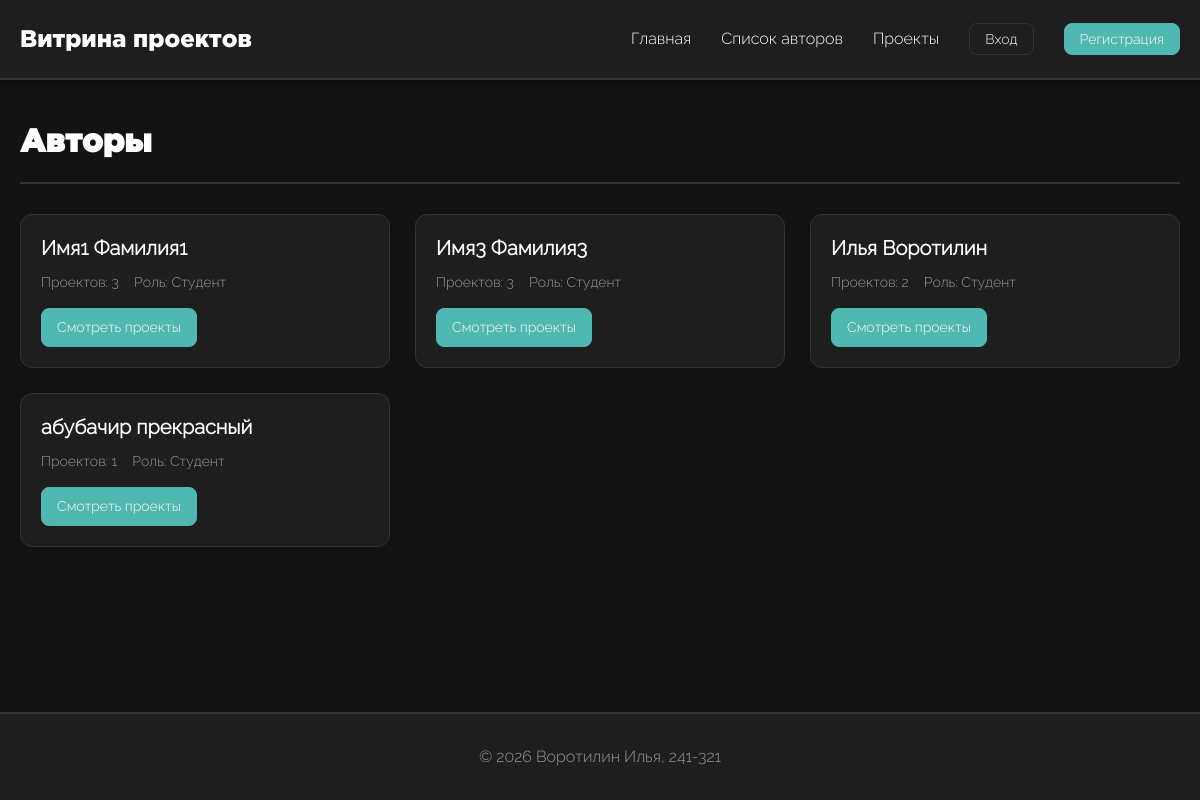
Screenshot of /authors/ with the database file from the repository.
### portfolio/models.py (models this page shows, shortened)
class User(AbstractUser):
    ROLE_CHOICES = [
        ('student', 'Студент'),
        ('teacher', 'Преподаватель'),
        ('admin', 'Администратор'),
    ]
    role = models.CharField(
        max_length=20,
        choices=ROLE_CHOICES,
        default='student',
        verbose_name='Роль'
    )
    photo = models.ImageField(
        upload_to='users/photos/%Y/%m/%d/',
        null=True,
        blank=True,
        verbose_name='Фотография профиля',
        validators=[FileExtensionValidator(allowed_extensions=['jpg', 'jpeg', 'png'])]
    )
    class Meta:
        verbose_name = 'Пользователь'
        verbose_name_plural = 'Пользователи'
        ordering = ['-date_joined']

### portfolio/views.py (the view)
# urls.py: path('authors/', views.AuthorListView.as_view(), name='author_list'),
class AuthorListView(ListView):
    model = User
    template_name = 'portfolio/author_list.html'
    context_object_name = 'authors'
    def get_queryset(self) -> QuerySet:
        return (
            User.objects
            .prefetch_related('projects')
            .annotate(projects_count=Count('projects'))
            .filter(projects_count__gt=0)
            .order_by('-projects_count', 'last_name')
        )

### portfolio/templates/portfolio/author_list.html (shortened to what this page needs)
{% extends 'portfolio/base.html' %}
{% block content %}
<div class="page-header">
    <h1>Авторы</h1>
</div>
{% if authors %}
    <div class="projects-grid">
        {% for author in authors %}
            <div class="project-card">
                <div class="project-content">
                    <h2 class="project-title">
                        <a href="{% url 'portfolio:author_projects' author.id %}">
                            {{ author.get_full_name }}
                        </a>
                    </h2>
                    <div class="project-meta">
                        <span>
                            Проектов: {{ author.projects_count }}
                        </span>
                        <span>
                            Роль: {{ author.get_role_display }}
                        </span>
                    </div>
                    <div class="actions">
                        <a href="{% url 'portfolio:author_projects' author.id %}"
                           class="btn btn-small">
                            Смотреть проекты
                        </a>
                    </div>
                </div>
            </div>
        {% endfor %}
    </div>
{% else %}
    <div class="empty-state">
        <h2>Авторы не найдены</h2>
        <p>В системе пока нет проектов</p>
    </div>
{% endif %}
{% endblock %}

### portfolio/static/portfolio/css/style.css (style rules this page uses)
:root { --background-color: #121212; --default-color: #ffffff; --accent-color: #4eb8b1; --card-background: #1e1e1e; --border-color: #333333; --error-color: #cc4444; --success-color: #22aa55; font-size: 62.5%; }
* { box-sizing: border-box; margin: 0; padding: 0; }
body { font-family: "Raleway", sans-serif; background-color: var(--background-color); color: var(--default-color); font-size: 1.6rem; line-height: 1.6; min-height: 100vh; display: flex; flex-direction: column; }
h1, h2, h3, h4, h5, h6 { font-family: "Gotham", sans-serif; font-weight: 600; line-height: 1.3; margin-bottom: 1.5rem; color: var(--default-color); }
h1 { font-size: 3.2rem; }
h2 { font-size: 2.4rem; }
a { font-family: "Raleway", sans-serif; font-weight: 600; font-size: 2rem; color: var(--default-color); text-decoration: none; transition: color 0.4s ease; }
.projects-grid { display: grid; grid-template-columns: repeat(auto-fill, minmax(350px, 1fr)); gap: 2.5rem; margin-top: 3rem; }
.project-card { background-color: var(--card-background); border: 1px solid var(--border-color); border-radius: 12px; overflow: hidden; display: flex; flex-direction: column; }
.project-content { padding: 2rem; flex: 1; display: flex; flex-direction: column; }
.project-title { font-size: 2rem; margin-bottom: 1rem; color: var(--default-color); }
.project-meta { display: flex; gap: 1.5rem; flex-wrap: wrap; margin-bottom: 1.5rem; font-size: 1.4rem; color: #999; }
.project-meta span { display: flex; align-items: center; gap: 0.5rem; }
.actions { display: flex; gap: 1rem; margin-top: auto; }
.btn { background-color: var(--accent-color); color: var(--default-color); border: 1px solid var(--accent-color); padding: 1rem 2rem; border-radius: 8px; font-size: 1.4rem; font-family: "Raleway", sans-serif; font-weight: 400; cursor: pointer; transition: all 0.3s ease; text-decoration: none; display: inline-flex; align-items: center; justify-content: center; gap: 0.5rem; }
.btn-small { padding: 0.7rem 1.5rem; font-size: 1.4rem; }
.page-header { display: flex; justify-content: space-between; align-items: center; margin-bottom: 3rem; padding-bottom: 2rem; border-bottom: 2px solid var(--border-color); }
.page-header h1 { margin-bottom: 0; }

### rows the page displays
User: get_full_name "Имя1 Фамилия1", projects_count "3", role "Студент"
User: get_full_name "Имя3 Фамилия3", projects_count "3", role "Студент"
User: get_full_name "Илья Воротилин", projects_count "2", role "Студент"
User: get_full_name "абубачир прекрасный", projects_count "1", role "Студент"
